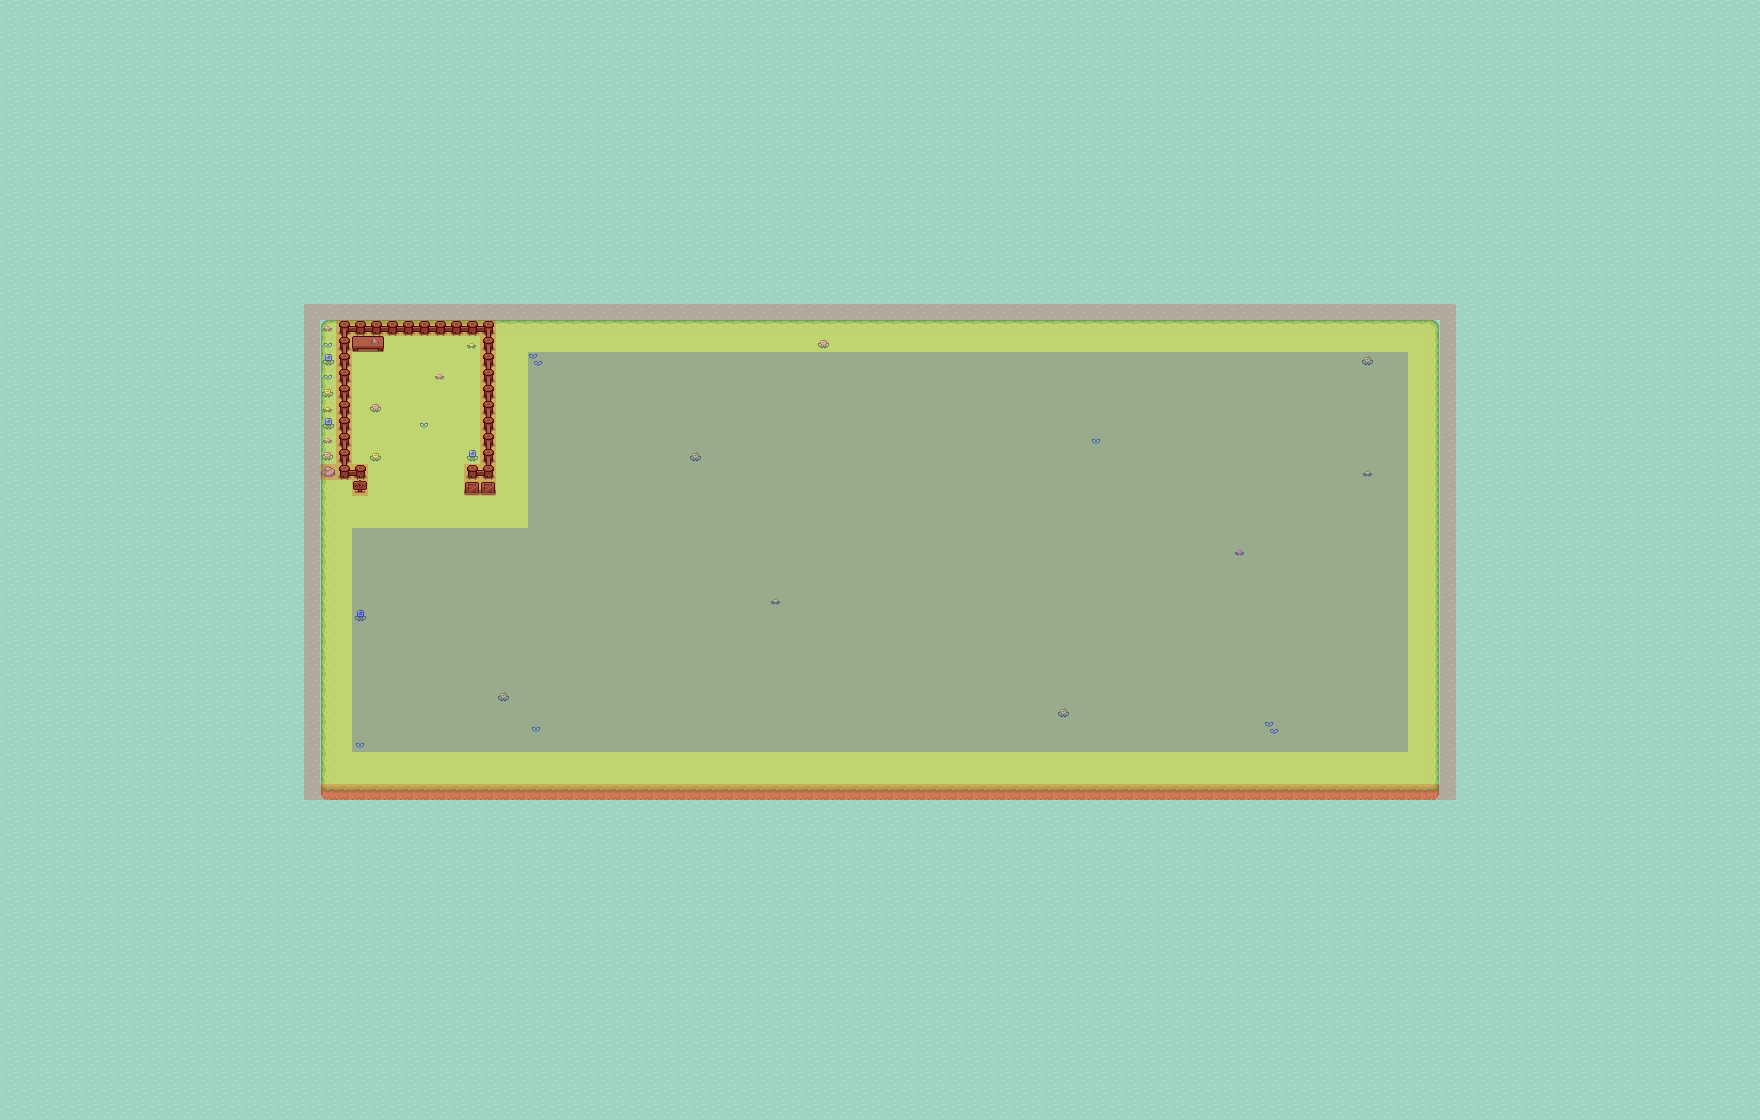

This game map was drawn from its Tiled (.tmx) file and the tilesets committed beside it. A one-line description and the trimmed map source follow:
An orthogonal 110x70 tile map with 16x16 px tiles, 6 tile layers (water, ground, objects, decorations, ...), 4 tilesets.

<map version="1.8" tiledversion="1.8.5" orientation="orthogonal" renderorder="right-down" width="110" height="70" tilewidth="16" tileheight="16" infinite="0" nextlayerid="7" nextobjectid="1">
 <editorsettings>
  <export target="trainingMap.tmj" format="json" />
 </editorsettings>
 <tileset firstgid="1" source="../../tilesets/ground.tsx" />
 <tileset firstgid="1251" source="../../tilesets/walls.tsx" />
 <tileset firstgid="2251" source="../../tilesets/objects.tsx" />
 <tileset firstgid="3251" source="../../tilesets/tiletypes.tsx" />
 <layer id="1" name="water" width="110" height="70">
  <data>[7700 cells, 7700 non-empty, 4 distinct tile ids]</data>
 </layer>
 <layer id="2" name="ground" width="110" height="70">
  <data>[7700 cells, 2100 non-empty, 9 distinct tile ids]</data>
 </layer>
 <layer id="3" name="objects" width="110" height="70">
  <data>[7700 cells, 65 non-empty, 20 distinct tile ids]</data>
 </layer>
 <layer id="4" name="decorations" width="110" height="70">
  <data>[7700 cells, 1 non-empty, 1 distinct tile ids]</data>
 </layer>
 <layer id="6" name="collisions" width="110" height="70" opacity="0.2">
  <data>[7700 cells, 238 non-empty, 1 distinct tile ids]</data>
 </layer>
 <layer id="5" name="spawnable" width="110" height="70" opacity="0.2">
  <data>[7700 cells, 1529 non-empty, 1 distinct tile ids]</data>
 </layer>
</map>